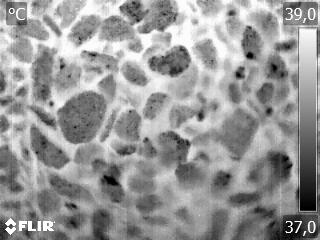
#> input picture img/103_E5R_1.jpg, 320 x 240 px
$ python temp_bounds_demo.py
#> lines starting #> are read from the running program, lines starting #| are printed output that depends on the picture; after the words box and inside, x2 and y2 are one past the last pixel; in counts of white or black regions, pixels touching at a corner belong together
### img_processing.py
'''Supporting functions for image preprocessng, data loading and labeling.'''

import glob

import matplotlib.pyplot as plt
import natsort
import numpy as np
from PIL import Image
import pytesseract
from skimage.color import rgb2gray
from skimage.exposure import histogram
from skimage.filters import threshold_otsu
from skimage.io import imread
from skimage.transform import rescale
from skimage.util import invert, crop


# [15 lines left out: functions show_with_hist, crop_ui, not called in this run]


def get_temperature_bounds(img, bounds=(((6, 24), (283, 318)),
                                        ((219, 236), (283, 318)))):
    '''Extract temperature values from FLIR UI on image.'''
    img = invert(img)
    temp_txt = []
    for bound in bounds:
        bound_img = img[slice(*bound[0]), slice(*bound[1])]
        bound_img = rescale(bound_img, 4, anti_aliasing=True)
        thr = threshold_otsu(bound_img)
        img_txt = bound_img > thr
        img_txt = Image.fromarray(img_txt)
        temp = pytesseract.image_to_string(img_txt, config='digits')
        if temp != '':
            temp = float(temp) / 10
        else:
            temp = 0
        temp_txt.append(temp)
    return temp_txt


# [43 lines left out: functions full_prepare, load_img_series, default_img_set, decode_labels, encode_labels, not called in this run]

### temp_bounds_demo.py
import matplotlib.pyplot as plt
from skimage.color import rgb2gray
from skimage.filters import threshold_otsu
from skimage.io import imread
from skimage.transform import rescale
from skimage.util import invert

from img_processing import get_temperature_bounds


img = imread('img/103_E5R_1.jpg')
#> img is the input picture: shape (240, 320, 3); min 0, max 255, mean 151.4
img = rgb2gray(img)
#> img: shape (240, 320) float64
img = invert(img)
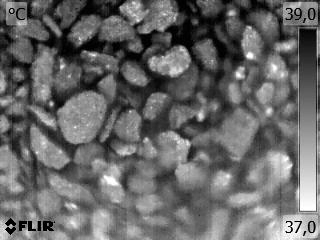
#> img: shape (240, 320) float64; min 0, max 1, mean 0.406

bounds = (((6, 24), (283, 318)),
          ((219, 236), (283, 318)))

for bound in bounds:
    bound_img = img[slice(*bound[0]), slice(*bound[1])]
    bound_img = rescale(bound_img, 4, anti_aliasing=True)
    thr = threshold_otsu(bound_img)
    img_txt = bound_img > thr

    plt.figure()
    plt.imshow(bound_img, cmap="gray")
    plt.axis('off')
    plt.savefig('temp_bounds_scale.png', dpi=300, transparent=True,
                bbox_inches='tight')
    plt.figure()
    plt.axis('off')
    plt.imshow(img_txt, cmap="gray")
    plt.savefig('temp_bounds_bin.png', dpi=300, transparent=True,
                bbox_inches='tight')
#> this loop made 2 passes
#> thr on passes 1 to 2: 0.349, 0.552
#> pass 1, `bound_img = rescale(bound_img, 4, anti_aliasing=True)`:
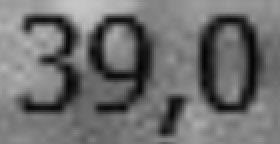
#> bound_img: shape (72, 140) float64 (shown 2 times larger); min 0.018, max 0.778, mean 0.432
#> pass 1, `img_txt = bound_img > thr`:
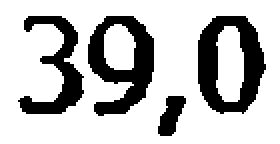
#> img_txt: shape (72, 140) bool (shown 2 times larger); 74.7% white; 4 black regions, box (x1, y1, x2, y2) and area: (99, 8, 133, 57) 904, (44, 8, 77, 58) 846, (9, 8, 42, 57) 623, (79, 48, 93, 68) 173
#> pass 2, `bound_img = rescale(bound_img, 4, anti_aliasing=True)`:
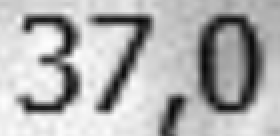
#> bound_img: shape (68, 140) float64 (shown 2 times larger); min 0.0304, max 0.994, mean 0.692
#> pass 2, `img_txt = bound_img > thr`:
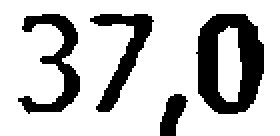
#> img_txt: shape (68, 140) bool (shown 2 times larger); 76.2% white; 4 black regions, box (x1, y1, x2, y2) and area: (98, 7, 132, 57) 1025, (9, 7, 40, 57) 556, (45, 7, 77, 56) 502, (80, 47, 94, 68) 179

print(get_temperature_bounds(img))
#> the loop in get_temperature_bounds, `for bound in bounds:` made 1 pass
#> thr on pass 1: 0.648
#> pass 1, in get_temperature_bounds, `bound_img = rescale(bound_img, 4, anti_aliasing=True)`:
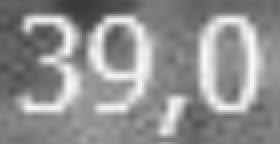
#> bound_img: shape (72, 140) float64 (shown 2 times larger); min 0.222, max 0.982, mean 0.568
#> after the loop in get_temperature_bounds, `for bound in bounds:`: temp_txt = []
#> (the call stopped at in get_temperature_bounds, `temp = pytesseract.image_to_string(img_txt, config='digits')`: pytesseract is not available in this run)

plt.show()

$ run again, with img/103_E5R_4.jpg copied over img/103_E5R_1.jpg
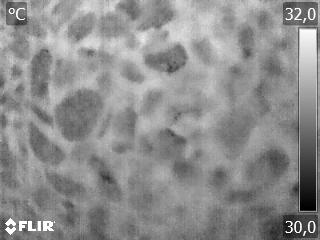
#> input picture img/103_E5R_4.jpg, 320 x 240 px
#> img is the input picture: shape (240, 320, 3); min 0, max 255, mean 141.6
#> the loop `for bound in bounds:` made 2 passes
#> thr on passes 1 to 2: 0.399, 0.513
#> pass 1, `img_txt = bound_img > thr`:
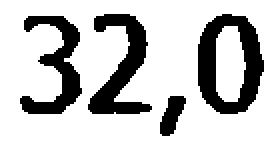
#> img_txt: shape (72, 140) bool (shown 2 times larger); 76.5% white; 4 black regions, box (x1, y1, x2, y2) and area: (99, 7, 132, 57) 866, (44, 7, 76, 57) 706, (10, 8, 41, 57) 637, (80, 48, 93, 68) 158
#> the loop in get_temperature_bounds, `for bound in bounds:` made 1 pass
#> thr on pass 1: 0.598
#> pass 1, in get_temperature_bounds, `bound_img = rescale(bound_img, 4, anti_aliasing=True)`:
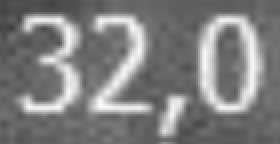
#> bound_img: shape (72, 140) float64 (shown 2 times larger); min 0.244, max 0.996, mean 0.501
#> after the loop in get_temperature_bounds, `for bound in bounds:`: temp_txt = []

$ run again, with img/105_E11R_0.jpg copied over img/103_E5R_1.jpg
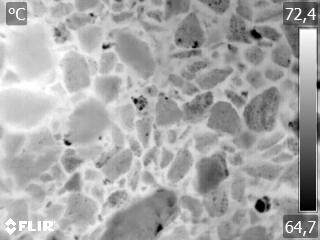
#> input picture img/105_E11R_0.jpg, 320 x 240 px
#> img is the input picture: shape (240, 320, 3); min 0, max 255, mean 168
#> the loop `for bound in bounds:` made 2 passes
#> thr on passes 1 to 2: 0.447, 0.4
#> pass 1, `img_txt = bound_img > thr`:
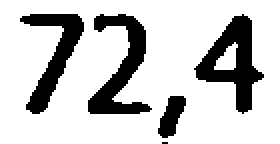
#> img_txt: shape (72, 140) bool (shown 2 times larger); 78.7% white; 5 black regions (1 under 20 px), largest, box (x1, y1, x2, y2) and area: (97, 7, 132, 57) 715, (44, 7, 76, 57) 669, (10, 7, 42, 57) 585, (79, 48, 93, 69) 176
#> the loop in get_temperature_bounds, `for bound in bounds:` made 1 pass
#> thr on pass 1: 0.55
#> pass 1, in get_temperature_bounds, `bound_img = rescale(bound_img, 4, anti_aliasing=True)`:
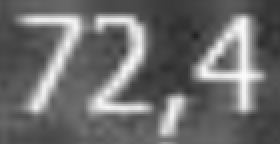
#> bound_img: shape (72, 140) float64 (shown 2 times larger); min 0.138, max 0.992, mean 0.429
#> after the loop in get_temperature_bounds, `for bound in bounds:`: temp_txt = []
